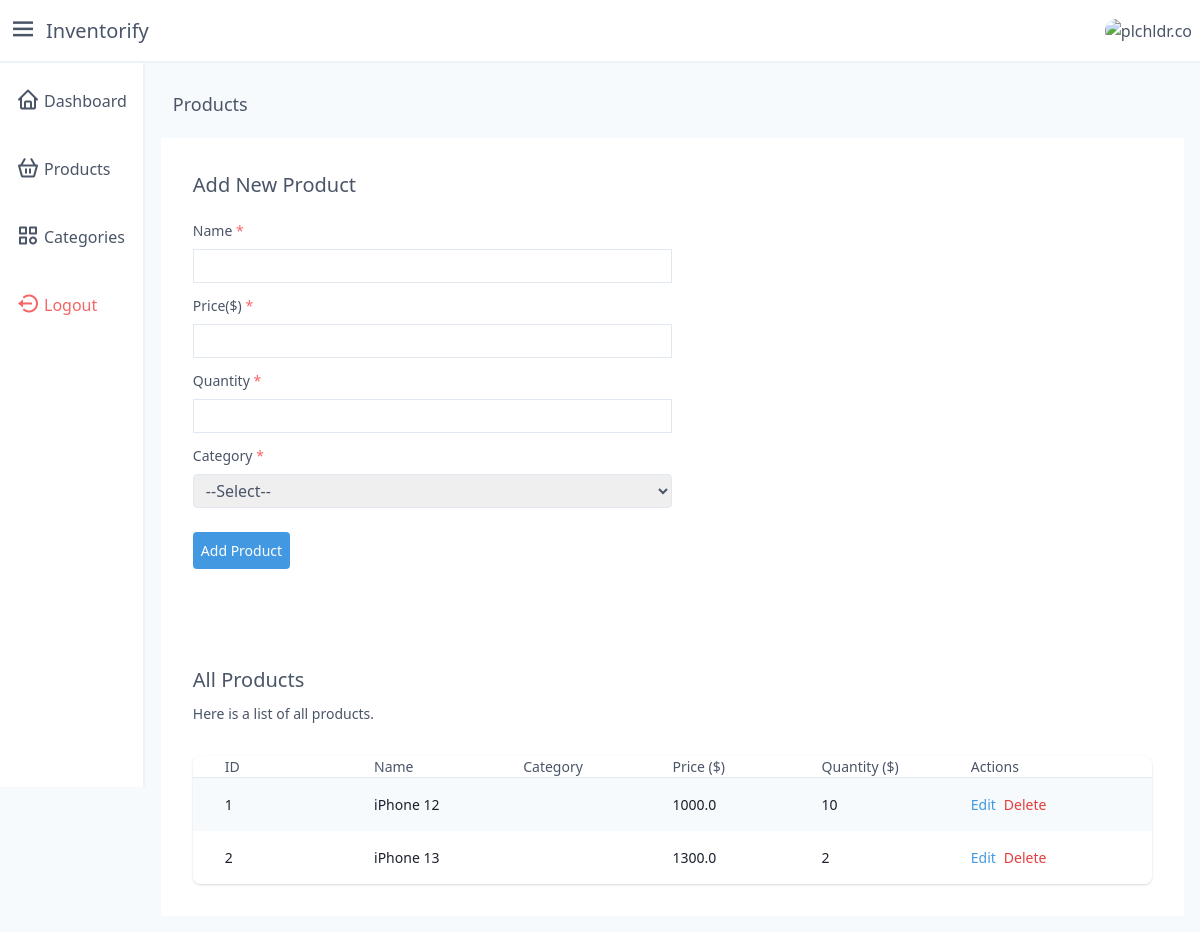
Before: /products (signed in) with the older database file.
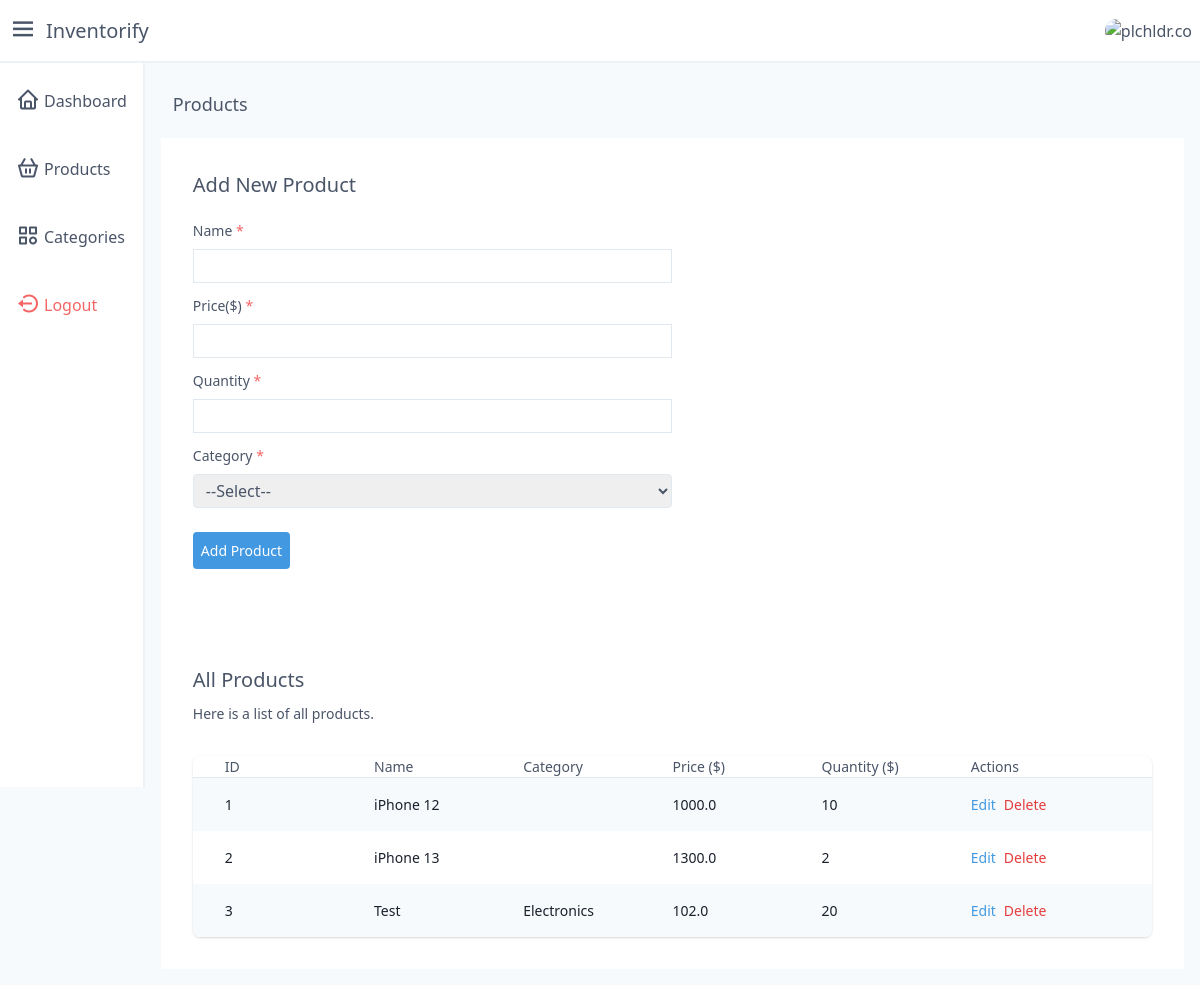
After: the same page with the newer database file.
### models.py (models this page shows, shortened)
class Product(Base):
    __tablename__ = 'products'
    id = Column(Integer, primary_key=True)
    name = Column(String, nullable=False, unique=True)
    price = Column(Float, nullable=False)
    quantity = Column(Integer, default=0)
    user_id = Column(Integer, ForeignKey('users.id'))
    category_id = Column(Integer, ForeignKey('categories.id'))
    user = relationship('User', back_populates='products')
    category = relationship('Category', back_populates='products')

class Category(Base):
    __tablename__ = 'categories'
    id = Column(Integer, primary_key=True)
    name = Column(String(50), nullable=False, unique=True)
    user_id = Column(Integer, ForeignKey('users.id'))
    user = relationship('User', back_populates='categories')
    products = relationship('Product', back_populates='category')

### app.py (the view)
@app.get('/products')
def products():
    user_id = session.get('user_id')
    if not user_id:
        return redirect('/login')
    products = db.fetch_products(user_id)
    categories = db.fetch_categories(user_id)
    return render_template(
        'auth/products.html',
        products=enumerate(products),
        categories=categories
    )

### database.py (called while the page is built)
    def fetch_categories(self, user_id):
        return (
            self.session.query(Category)
                .filter(Category.user_id == user_id)
        )

    def fetch_products(self, user_id):
        return (
            self.session.query(Product)
                .filter(Product.user_id == user_id)
        )

### templates/auth/products.html (shortened to what this page needs)
{% extends 'auth/layout.j2' %}
{% block main %}
<div class="m-3 text-lg">
    Products
</div>
{% with v_error = get_flashed_messages(category_filter=["validation_error"]) %}
<section class="flex justify-center">
    <div class="w-full lg:p-8 p-4 bg-white mt-2">
        <h3 class="text-xl">Add New Product</h3>
        <form method="POST" action="/products" class="mt-5" enctype="multipart/form-data">
            <div class="my-3">
                <label class="text-sm block">
                    Name <span class="text-red-500">*</span>
                </label>
                <div class="mt-2">
                    <input name="name" type="text" class="px-2 py-1 lg:w-1/2 border border-gray-300" required />
                </div>
            </div>
            <div class="my-3">
                <label class="text-sm block">
                    Price($) <span class="text-red-500">*</span>
                </label>
                <div class="mt-2">
                    <input name="price" type="number" class="px-2 py-1 lg:w-1/2 border border-gray-300" required />
                </div>
            </div>
            <div class="my-3">
                <label class="text-sm block">
                    Quantity <span class="text-red-500">*</span>
                </label>
                <div class="mt-2">
                    <input name="quantity" type="number" class="px-2 py-1 lg:w-1/2 border border-gray-300" required />
                </div>
            </div>
            <div class="my-3">
                <label class="text-sm block">
                    Category <span class="text-red-500">*</span>
                </label>
                <div class="mt-2">
                    <select name="category_id" class="px-2 py-1 md:w-1/2 border border-gray-300 rounded" required>
                        <option value="" selected disabled>--Select--</option>
                    </select>
                </div>
            </div>
            <div class="mt-6">
                <button type='submit' class="p-2 bg-blue-500 text-white text-sm rounded">Add Product</button>
            </div>
        </form>
        <div class='mt-16 lg:flex lg:items-center'>
            <div class="lg:flex-auto">
                <h3 class='text-xl mt-8'>All Products</h3>
                <p class="mt-2 text-sm text-gray-700">
                    Here is a list of all products.
                </p>
            </div>
        </div>
        <div class="mt-8 flex flex-col">
            <div class="-my-2 -mx-4 overflow-x-auto sm:-mx-6 lg:-mx-8">
                <div class="inline-block min-w-full py-2 align-middle md:px-6 lg:px-8">
                    {% if not products %}
                    <p class="text-gray-700 text-md text-center">
                        You are yet to add any product.
                    </p>
                    {% else %}
                    <div class="overflow-hidden shadow ring-1 ring-black ring-opacity-5 lg:rounded-lg">
                        <div class="min-w-full divide-y divide-gray-300">
                            <div class="flex justify-between lg:px-8 px-4">
                                <h3 class="py-3.5 text-sm font-medium w-1/6 text-left">
                                    ID
                                </h3>
                                <h3 class="py-3.5 text-sm font-medium w-1/6 text-left">
                                    Name
                                </h3>
                                <h3 class="py-3.5 text-sm font-medium w-1/6 text-left">
                                    Category
                                </h3>
                                <h3 class="py-3.5 text-sm font-medium w-1/6 text-left">
                                    Price ($)
                                </h3>
                                <h3 class="py-3.5 text-sm font-medium w-1/6 text-left">
                                    Quantity ($)
                                </h3>
                                <h3 class="py-3.5 text-sm font-medium w-1/6 text-left">
                                    Actions
                                </h3>
                            </div>
                            <div class="bg-white">
                                {% for key, product in products %}
                                <div
                                    class="{{ 'bg-gray-100' if key % 2==0 else '' }} flex justify-between lg:px-8 px-4">
                                    <h3 class="whitespace-nowrap py-4 text-sm text-gray-900 w-1/6 text-left">
                                        {{ product.id }}
                                    </h3>
                                    <h3 class="whitespace-nowrap py-4 text-sm text-gray-900 w-1/6 text-left">
                                        {{ product.name }}
                                    </h3>
                                    <h3 class="whitespace-nowrap py-4 text-sm text-gray-900 w-1/6 text-left">
                                        {{ product.category.name }}
                                    </h3>
                                    <h3 class="whitespace-nowrap py-4 text-sm text-gray-900 w-1/6 text-left">
                                        {{ product.price }}
                                    </h3>
                                    <h3 class="whitespace-nowrap py-4 text-sm text-gray-900 w-1/6 text-left">
                                        {{ product.quantity }}
                                    </h3>
                                    <span class="py-4 text-right w-1/6 text-sm flex">
                                        <a href="/products/edit/{{product.id}}" class="text-blue-500">
                                            Edit
                                        </a>
                                        <form method="post" action="/categories/delete/{{product.id}}"
                                            class="inline-block">
                                            <button type="submit" class="text-red-600 inline-block ml-2">
                                                Delete
                                            </button>
                                        </form>
                                    </span>
                                </div>
                                {% endfor %}
                            </div>
                        </div>
                    </div>
                    {% endif %}
                </div>
            </div>
        </div>
    </div>
</section>
{% endwith %}
{% endblock %}

### templates/auth/layout.j2 (shortened to what this page needs)
<!DOCTYPE html>
<html lang="en">
<head>
  <link rel="stylesheet" href="https://unpkg.com/boxicons@2.0.7/css/boxicons.min.css" />
  <link href="https://unpkg.com/tailwindcss@^1.0/dist/tailwind.min.css" rel="stylesheet">
</head>
<body>
  <main class="min-h-screen w-full bg-gray-100 text-gray-700" x-data="layout">
    <header class="flex w-full items-center justify-between border-b-2 border-gray-200 bg-white p-2">
      <div class="flex items-center space-x-2">
        <button type="button" class="text-3xl" @click="asideOpen = !asideOpen"><i class="bx bx-menu"></i></button>
        <a href="/" class="text-xl">Inventorify</a>
      </div>
      <div
        class="h-9 w-9 overflow-hidden rounded-full">
        <img src="https://plchldr.co/i/40x40?bg=111111" alt="plchldr.co" />
      </div>
    </header>
    <div class="flex">
      <aside class="flex w-72 flex-col space-y-2 border-r-2 border-gray-200 bg-white p-2" style="height: 90.5vh" x-show="asideOpen">
        <a href="/dashboard" class="flex items-center space-x-1 rounded-md px-2 py-3 hover:bg-gray-100 hover:text-blue-600">
          <span class="text-2xl"><i class="bx bx-home"></i></span>
          <span>Dashboard</span>
        </a>
        <a href="/products" class="flex items-center space-x-1 rounded-md px-2 py-3 hover:bg-gray-100 hover:text-blue-600">
          <span class="text-2xl"><i class="bx bx-basket"></i></span>
          <span>Products</span>
        </a>
        <a href="/categories" class="flex items-center space-x-1 rounded-md px-2 py-3 hover:bg-gray-100 hover:text-blue-600">
          <span class="text-2xl"><i class="bx bx-category"></i></span>
          <span>Categories</span>
        </a>
        <form method="post" action="/logout" class="flex items-center space-x-1 rounded-md px-2 py-3 text-red-500 hover:text-red-300">
          <button type="submit" class="flex items-center">
            <span class="text-2xl"><i class='bx bx-log-out-circle'></i></span>
            <span class="ml-1">Logout</span>
          </button>
        </form>
      </aside>
      <div class="w-full p-4">
        {% block main%}{% endblock %}
      </div>
    </div>
  </main>
</body>
</html>

Changed rows visible on the page:
added Product: id "3", name "Test", category.name "Electronics", price "102.0", quantity "20"
